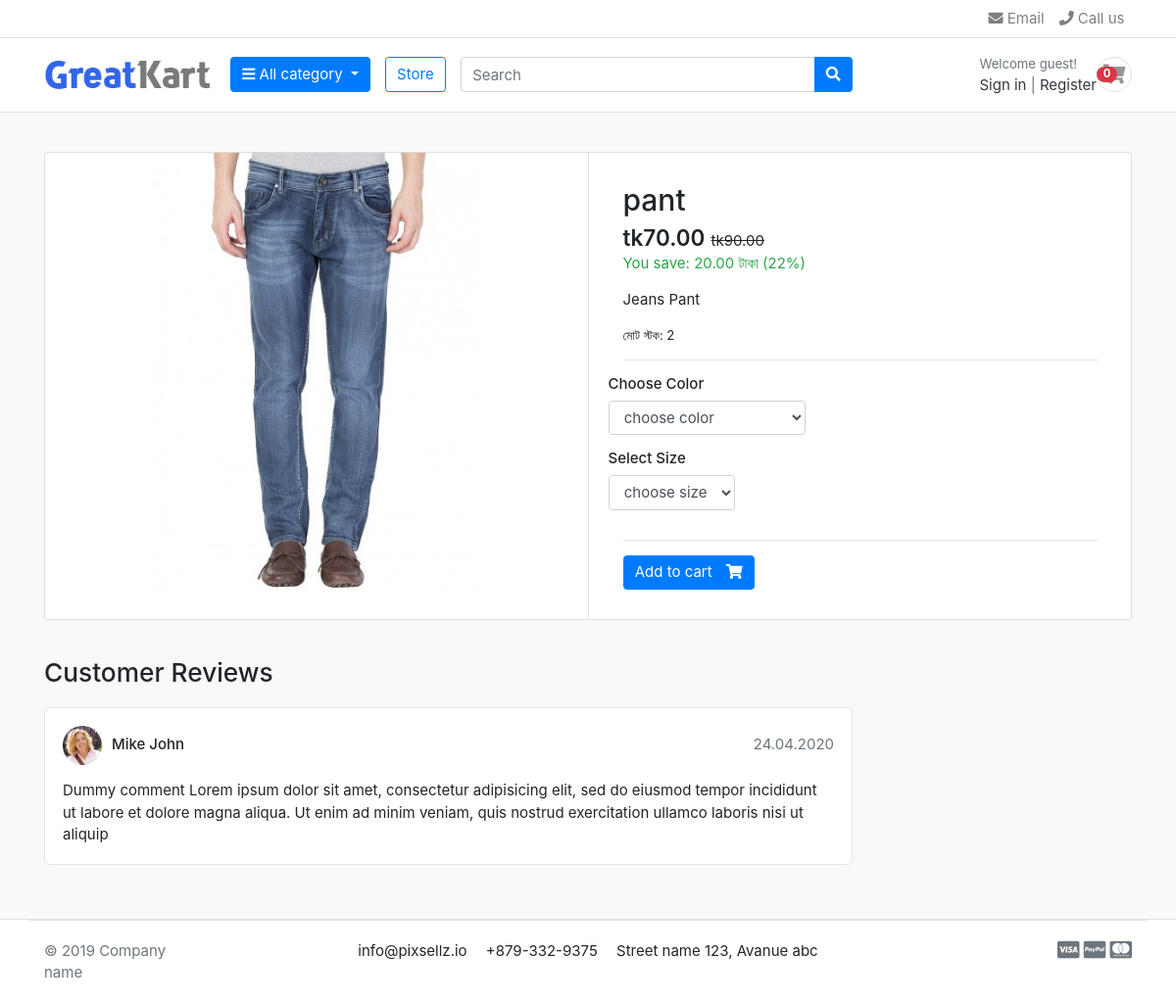
Screenshot of /product_details/pant/ with the database file from the repository.
### store/models.py (models this page shows, shortened)
class Product(models.Model):
    category = models.ForeignKey(Category, on_delete=models.CASCADE, related_name='products')
    name = models.CharField(max_length=100, unique=True, blank=False, null=True)
    slug = models.SlugField(max_length=100, unique=True, blank=True)
    description = models.TextField(blank=True)
    price = models.DecimalField(max_digits=10, decimal_places=2)
    old_price = models.DecimalField(max_digits=10, decimal_places=2, blank=True, null=True)
    image = models.ImageField(upload_to='product_images/', blank=True, null=True)
    stock = models.PositiveIntegerField(default=0)
    created_at = models.DateTimeField(auto_now_add=True)
    updated_at = models.DateTimeField(auto_now=True)
    is_available = models.BooleanField(default=True)
    @property
    def price_drop (self):
        if self.old_price and self.old_price > self.price:
            amount = self.old_price - self.price
            percentage = round((amount / self.old_price) * 100)
            return{'amount': amount, 'percentage': percentage}
        else:
            return None
    @property
    def total_stock(self):
        variants_stock = ProductVariant.objects.filter(product=self).aggregate(total_stock=models.Sum('stock'))['total_stock']
        if variants_stock is None:
            return self.stock
        return variants_stock
    class Meta:
        verbose_name_plural = 'Products'

### store/views.py (the view)
# urls.py: path('product_details/<slug:slug>/', views.product_details, name='product_details'),
def product_details(request, slug):
    product = get_object_or_404(Product, slug=slug)
    in_cart = False
    if request.user.is_authenticated:
        in_cart = CartItem.objects.filter(cart__user=request.user, product=product).exists()
    else:
        cart_id = _cart_id(request)
        in_cart = CartItem.objects.filter(cart__cart_id=cart_id,  product=product).exists()
    selected_size = request.GET.get('size')
    selected_color = request.GET.get('color')
    colors = Variation.objects.filter(product=product, variation_category='color',  is_active=True)
    available_colors = []
    for color in colors:
        if selected_size:
            variant = ProductVariant.objects.filter(
                product=product,
                color=color,
                size__variation_value=selected_size
            ).first()
        else:
            variant = ProductVariant.objects.filter(product=product, color=color).first()
        is_available = variant is not None and variant.stock > 0
        available_colors.append({
            'color': color,
            'is_available': is_available
        })
    context={
        'product': product,
        'in_cart': in_cart,
        'available_colors': available_colors,
        'selected_size': selected_size,
    }
    return render(request, 'store/product-detail.html',  context)

### carts/context_processor.py (called while the page is built)
def cart_counter(request):
    cart_count = 0
    if request.user.is_authenticated:
        cart = Cart.objects.filter(user=request.user).first()
    else:
        cart_id = request.session.session_key
        if not cart_id:
            request.session.create()
            cart_id = request.session.session_key
        cart = Cart.objects.filter(cart_id=cart_id).first()
    if cart:
        cart_count = cart.total_items()
    return {'cart_count': cart_count}

### carts/views.py (called while the page is built)
def _cart_id(request):
    if not request.session.session_key:    # ১. সরাসরি সেশন কী চেক
        request.session.create()          # ২. প্রয়োজনে তৈরি
    return request.session.session_key    # ৩. কী রিটার্ন

### store/context_processor.py (called while the page is built)
def menu_links(request):
    categories = Category.objects.all()
    return dict(categories=categories)

### store/models.py (called while the page is built)
    def get_url(self):
        return reverse('products_by_category',args=[self.slug])

    def sizes(self):
        return super(VariationManager,self).filter(variation_category='size',is_active=True)

### templates/store/product-detail.html (shortened to what this page needs)
{% extends 'store/base.html' %}
{% load static %}
{% block content %}
<section class="section-content padding-y bg">
<div class="container">
<div class="card">
	<div class="row no-gutters">
		<aside class="col-md-6">
		<article class="gallery-wrap">
	<div class="img-big-wrap">
	   <a href="#"><img src="{{ product.image.url}}"></a>
	</div>
</article>
		</aside>
		<main class="col-md-6 border-left">
<form action="{% url 'add_to_cart' product.id %}" method="POST">
	<article class="content-body">
		<h2 class="title">{{product.name}}</h2>
		<div class="mb-3">
			<var class="price h4">tk{{product.price}}</var>
			<del style="margin-left: 2px;">tk{{product.old_price}}</del>
			{% if product.price_drop  %}
			<p class="text-success">
				You save: {{ product.price_drop.amount }} টাকা ({{ product.price_drop.percentage }}%)
			</p>
			{% endif %}
		</div>
			<p>{{product.description}} </p> <small><p>মোট স্টক: {{ product.total_stock }}</p>
</small>
			<hr>
				<div class="row">
					<div class="item-option-select">
    <h6>Choose Color</h6>
    <select name="color" class="form-control" required>
        <option value="" disabled selected>choose color</option>
    </select>
</div>
				</div>
					<div class="row">
						<div class="item-option-select">
							<h6>Select Size</h6>
							<select name="size" class="form-control" required >
								<option value="" disabled selected >choose size</option>
							</select>
						</div>
					</div>
					<hr>
					{% if product.stock > 0 %}
					<button href="#" type="submit" class="btn  btn-primary"> <span class="text">Add to cart</span> <i class="fas fa-shopping-cart"></i>  </button>
					{% else %}
					<a href="#" class="btn  btn-secondary disabled"> <span class="text">Out of Stock</span> <i class="fas fa-shopping-cart"></i>  </a>
					{% endif %}
	</article>
	</form>
		</main>
	</div>
</div>
<br>
<div class="row">
			<div class="col-md-9">
	<header class="section-heading">
		<h3>Customer Reviews </h3>
	</header>
	<article class="box mb-3">
		<div class="icontext w-100">
			<img src="{% static 'images/avatars/avatar1.jpg' %}" class="img-xs icon rounded-circle">
			<div class="text">
				<span class="date text-muted float-md-right">24.04.2020 </span>
				<h6 class="mb-1">Mike John </h6>
			</div>
		</div>
		<div class="mt-3">
			<p>
				Dummy comment Lorem ipsum dolor sit amet, consectetur adipisicing elit, sed do eiusmod
				tempor incididunt ut labore et dolore magna aliqua. Ut enim ad minim veniam,
				quis nostrud exercitation ullamco laboris nisi ut aliquip
			</p>
		</div>
	</article>
	</div>
</div>
</div>
</section>
{% endblock content %}

### static/css/ui.css (style rules this page uses)
html { font-family: "Inter", sans-serif; font-size: 15px; }
.content-body { flex: 1 1 auto; padding: 2rem 2.3rem; }
.img-xs, .img-sm, .img-md, .img-lg { -o-object-fit: cover; object-fit: cover; flex-shrink: 0; flex-grow: 0; }
.img-xs { width: 40px; height: 40px; }
.padding-y { padding-top: 40px; padding-bottom: 40px; }
var { font-style: normal; }
article:after, .form-group:after { display: block; clear: both; content: ""; }
.bg { background-color: #f8f9fa; }
.section-heading { margin-bottom: 20px; margin-top: 15px; }
p:last-child { margin-bottom: 0; }
.btn .text + i { margin-left: 10px; }
.icontext { display: inline-flex; align-items: center; vertical-align: middle; }
.icontext .text { width: 100%; line-height: 1.2; }
.icontext .icon { position: relative; margin-right: 10px; flex-shrink: 0; flex-grow: 0; }
.price { font-weight: 600; color: #212529; }
.box { padding: 18px; background: #fff; border-radius: 0.37rem; border: 1px solid #e4e4e4; }
.box img { max-width: 100%; }
.gallery-wrap .img-big-wrap { margin-bottom: 10px; border-radius: 0.37rem; overflow: hidden; background-color: #fff; }
.gallery-wrap .img-big-wrap a { text-align: center; display: block; }
.gallery-wrap .img-big-wrap img { height: 450px; width: auto; display: inline-block; }
.item-option-select { margin-bottom: 1rem; display: inline-block; margin-right: 15px; }

### rows the page displays
Product: image (picture), name "pant", price "70.00", old_price "90.00", price_drop.amount "20.00", price_drop.percentage "22", description "Jeans Pant", total_stock "2"

### other values shown
{{ cart_count }} "0"
